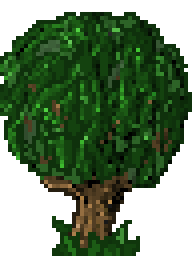
#> input picture scripts/carte/originaux/arbre_modele.png, 48 x 64 px (shown 4 times larger)
$ python arbre_clair.py 'écrit' assets/arbre_clair.png
#> lines starting #> are read from the running program, lines starting #| are printed output that depends on the picture
#> in main, modele is the input picture: PIL image 48x64 RGBA; mean R, G, B, A 19.2, 43.4, 13.2, 170.2
### scripts/pixel.py
# Outils communs à tous les générateurs d'images (scripts/<dossier>/*.py) : les chemins du
# dépôt, quelques aides de dessin au pixel (contour, mélange de couleurs, hasard fixe, aperçu
# agrandi…).
#
# Les générateurs se lancent depuis la racine du dépôt (python3 scripts/<dossier>/<fichier>.py) :
# Python ne voit alors que leur propre dossier. Chacun ajoute donc scripts/ au chemin avant
# d'importer ce module, par la même ligne :
#
#   sys.path.insert(0, os.path.join(os.path.dirname(os.path.abspath(__file__)), '..'))  # scripts/pixel.py
#
# (les modules d'un dossier qui ont leur propre commun.py — ville, infra — passent par lui).
# Seules les aides vraiment identiques d'un dossier à l'autre sont ici : les autres (planche(),
# tsx(), …) gardent leur version, propre à leur image.
import colorsys
import math
import os

from PIL import Image

ROOT = os.path.normpath(os.path.join(os.path.dirname(os.path.abspath(__file__)), '..'))
ASSETS = os.path.join(ROOT, 'assets')
T = 16                        # une tuile de la carte : 16 × 16 px

# Trame ordonnée 4 × 4 (seuils de 0 à 15) : un fondu tramé entre deux couleurs, sans demi-teinte.
BAYER = [[0, 8, 2, 10], [12, 4, 14, 6], [3, 11, 1, 9], [15, 7, 13, 5]]

# ---------- couleurs ----------

# [4 lines left out: function rgb, not called in this run]


def hls(c):
    """(r, g, b) de 0 à 255 -> (teinte, luminosité, saturation) de 0 à 1."""
    return colorsys.rgb_to_hls(*(v / 255 for v in c))


def mel(a, b, t):
    """De a (t = 0) à b (t = 1), en (r, g, b) : a + (b - a) × t."""
    return tuple(round(a[i] + (b[i] - a[i]) * t) for i in range(3))


# [10 lines left out: functions melange, hasard, not called in this run]


# ---------- images ----------

def contour(im, couleur, diagonales=False, seuil=0):
    """Un contour d'un pixel de `couleur` sur les pixels transparents qui touchent le dessin
    (haut, bas, gauche, droite, et les diagonales si `diagonales`). Un voisin compte s'il est plus
    opaque que `seuil`."""
    w, h = im.size
    src = im.load()
    out = im.copy()
    dst = out.load()
    vois = ((1, 0), (-1, 0), (0, 1), (0, -1)) + (((1, 1), (-1, -1), (1, -1), (-1, 1)) if diagonales else ())
    c = tuple(couleur[:3]) + (255,)
    for y in range(h):
        for x in range(w):
            if src[x, y][3]:
                continue
            if any(0 <= x + dx < w and 0 <= y + dy < h and src[x + dx, y + dy][3] > seuil for dx, dy in vois):
                dst[x, y] = c
    return out


# [30 lines left out: functions points, rangee, apercu, cote_a_cote, not called in this run]


def copie(g):
    """Une copie d'une grille de lettres (liste de rangées)."""
    return [row[:] for row in g]


# ---------- Tiled ----------

# [6 lines left out: function wangid, not called in this run]

### scripts/carte/arbre_clair.py
# Un arbre plus clair (pour l'herbe vive de herbe_chemin) et deux buissons tirés de son
# feuillage, à partir d'un arbre modèle.
#
#   python3 scripts/carte/arbre_clair.py            écrit assets/arbre_clair.png
#   python3 scripts/carte/arbre_clair.py --apercu   écrit aussi apercu_arbre_clair.png
#
# Modèle : scripts/carte/originaux/arbre_modele.png (48 × 64) — un feuillu très sombre, tronc
# brun, une touffe d'herbe au pied.
#
# assets/arbre_clair.png : trois dessins côte à côte, chacun dans une case de 48 × 64, posé pied
# au milieu du bas de sa case :
#   0 l'arbre : scripts/carte/originaux/arbre_feuillu.png (48 × 64), dessiné à la main, repris
#     tel quel (couleurs et contour compris) ;
#   1 un buisson rond (trois bosses), 2 un buisson large (six bosses) : des dômes éclairés en
#     haut à gauche, du feuillage de l'arbre modèle éclairci (chaque vert du modèle prend sa
#     place, selon sa luminosité, sur une rampe de verts tirée de l'herbe ; le relief est
#     gardé), contour sombre.
# assets/pin_clair.png : le pin (scripts/carte/originaux/pin_modele.png, 58 × 64) harmonisé de
# la même façon, sur une rampe un peu plus froide et profonde (un conifère, même famille).
# assets/arbre_clair_sp.png et assets/pin_clair_sp.png : 3 images d'inclinaison (le coup de
# hache) de l'arbre (48 × 64) et du pin (centré sur 64 × 64), avec une marge de chaque côté.
# Les ombres portées ne sont pas dans les dessins : le jeu (ou la carte) les pose au sol.
import colorsys
import math
import os
import sys

from PIL import Image

sys.path.insert(0, os.path.join(os.path.dirname(os.path.abspath(__file__)), '..'))  # scripts/pixel.py
from pixel import ASSETS, BAYER, ROOT, contour, hls  # noqa: E402
MODELE = os.path.join(ROOT, 'scripts', 'carte', 'originaux', 'arbre_modele.png')
ARBRE = os.path.join(ROOT, 'scripts', 'carte', 'originaux', 'arbre_feuillu.png')
SORTIE = os.path.join(ASSETS, 'arbre_clair.png')
CW, CH = 48, 64

# La rampe des verts, du plus sombre au plus clair : les verts de l'herbe (herbe_chemin),
# prolongés vers le sombre pour le cœur du feuillage.
RAMPE = [(6, 40, 8), (12, 66, 6), (22, 96, 6), (44, 128, 8), (74, 160, 10), (106, 190, 16),
         (140, 220, 36), (178, 244, 84)]
CONTOUR = (6, 40, 8)
# Le pin : une rampe un peu plus froide et plus profonde (un conifère), de la même famille.
RAMPE_PIN = [(4, 34, 18), (8, 56, 28), (14, 82, 36), (28, 112, 42), (52, 142, 48), (86, 174, 58),
             (124, 206, 80), (164, 232, 118)]
MODELE_PIN = os.path.join(ROOT, 'scripts', 'carte', 'originaux', 'pin_modele.png')
SORTIE_PIN = os.path.join(ASSETS, 'pin_clair.png')


def vert(c, hmax=170):
    h, l, s = hls(c)
    return 70 / 360 <= h <= hmax / 360 or (l < 0.05)


def sur_rampe(t, rampe=None):
    rampe = rampe or RAMPE
    t = max(0.0, min(1.0, t)) * (len(rampe) - 1)
    i = min(len(rampe) - 2, int(t))
    f = t - i
    return tuple(round(a * (1 - f) + b * f) for a, b in zip(rampe[i], rampe[i + 1]))


def eclaircir(modele, rampe=None, hmax=170, clarte=(0.08, 0.92, 0.85)):
    """L'arbre éclairci : les verts répartis sur la rampe selon leur rang de luminosité
    (l'ordre des tons, donc le relief, est gardé), le tronc un peu plus clair et plus chaud.
    hmax : la teinte la plus bleue encore comptée comme feuillage (le pin est bleuté) ;
    clarte : (départ, étendue, courbe) de la place sur la rampe selon le rang."""
#> called with hmax = 170, clarte = (0.08, 0.92, 0.85)
    px = modele.load()
    w, h = modele.size
#> w = 48; h = 64
    verts = sorted({px[x, y][:3] for y in range(h) for x in range(w) if px[x, y][3] and vert(px[x, y][:3], hmax)},
                   key=lambda c: hls(c)[1])
#> verts = 80 items, first 6: (0, 0, 0), (0, 1, 0), (5, 4, 2), (8, 8, 8), (4, 13, 3), (4, 15, 3)
    rang = {c: i / max(1, len(verts) - 1) for i, c in enumerate(verts)}
#> rang = 80 items
    out = Image.new('RGBA', (w, h))
#> out: PIL image 48x64 RGBA; every value is 0
    po = out.load()
    for y in range(h):
        for x in range(w):
            p = px[x, y]
            if not p[3]:
                continue
            c = p[:3]
            if c in rang:
                n = sur_rampe(clarte[0] + clarte[1] * rang[c] ** clarte[2], rampe)
            else:                                   # le tronc : plus clair, plus chaud
                hh, l, s = hls(c)
                r, g, b = colorsys.hls_to_rgb(hh, min(0.62, l * 1.35 + 0.04), min(1, s * 1.1))
                n = (round(r * 255), round(g * 255), round(b * 255))
            po[x, y] = n + (255,)
    return out


def buisson(texture, bosses, graine):
    """Un buisson : des bosses rondes (cx, cy, r en pixels, par rapport au pied), chacune un
    dôme éclairé du haut à gauche, le bord bosselé ; la couleur est celle du feuillage de
    l'arbre éclairci (texture), plus claire ou plus sombre selon la lumière ; contour sombre.
    Posé pied au milieu du bas d'une case CW × CH."""
#> called with graine = 3
    pt = texture.load()
    tw, th = texture.size
    cx0, base = CW // 2, CH - 2
    L = (-0.55, -0.75, 0.9)
    n = math.sqrt(sum(c * c for c in L))
    L = tuple(c / n for c in L)

    def haut(x, y):
        best = 0.0
        for (bx, by, r) in bosses:
            ax, ay = cx0 + bx, base + by
            a = math.atan2(y - ay, x - ax)
            rr = r * (1 + 0.07 * math.sin(a * 7 + graine) + 0.05 * math.sin(a * 11 + graine * 2))
            d2 = (x - ax) ** 2 + (y - ay) ** 2
            if d2 < rr * rr and y <= base:
                best = max(best, math.sqrt(rr * rr - d2))
        return best

    out = Image.new('RGBA', (CW, CH))
    for y in range(CH):
        for x in range(CW):
            hz = haut(x + 0.5, y + 0.5)
            if hz <= 0:
                continue
            gx = (haut(x + 1.1, y + 0.5) - haut(x - 0.1, y + 0.5)) / 1.2
            gy = (haut(x + 0.5, y + 1.1) - haut(x + 0.5, y - 0.1)) / 1.2
            nn = math.sqrt(gx * gx + gy * gy + 1)
            lam = (-gx * L[0] - gy * L[1] + L[2]) / nn
            c = pt[(x * 3 + graine * 5) % tw, (y + graine * 3) % th]
            if not c[3] or not vert(c[:3]):
                c = RAMPE[3] + (255,)
            k = 0.55 + 0.75 * max(0.0, lam) + (BAYER[y % 4][x % 4] / 16 - 0.5) * 0.12
            out.putpixel((x, y), tuple(min(255, round(v * k)) for v in c[:3]) + (255,))
    return contour(out, CONTOUR)       # il se détache de l'herbe vive


def planche(modele):
    # le houppier du modèle éclairci (le haut, sans le tronc) sert de texture aux buissons
    houppier = eclaircir(modele).crop((4, 4, 44, 40))
    rond = buisson(houppier, [(0, -10, 11), (-6, -5, 7), (6, -5, 7)], 3)
    large = buisson(houppier, [(-9, -8, 9), (8, -9, 10), (0, -14, 9), (-1, -5, 8), (14, -4, 6), (-15, -4, 5)], 7)
    out = Image.new('RGBA', (CW * 3, CH))
#> out: PIL image 144x64 RGBA; every value is 0
    arbre = Image.open(ARBRE).convert('RGBA')
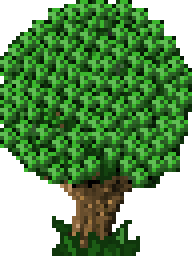
#> input picture scripts/carte/originaux/arbre_feuillu.png, 48 x 64 px (shown 4 times larger)
#> arbre is the input picture: PIL image 48x64 RGBA; mean R, G, B, A 34.2, 77.7, 26.1, 179.3
    assert arbre.size == (CW, CH), f'arbre_feuillu.png : {arbre.size}, il faut {CW} × {CH}'
    out.paste(arbre, (0, 0))
    out.alpha_composite(rond, (CW, 0))
    out.alpha_composite(large, (CW * 2, 0))
    return out


# L'inclinaison sous un coup de hache : l'arbre reste d'un seul bloc et penche, autour de son
# pied, d'INCLINAISON degrés. Trois images : droit, penché à droite, penché à gauche (le jeu les
# enchaîne : droite, milieu, gauche, milieu, droite, milieu ; CHOP_TREES dans farm-stage.js).
# Chaque image a MARGE px de plus de chaque côté : le houppier penché ne sort pas du cadre.
# La rotation se fait sur l'image agrandie ROT fois puis réduite (pas de pixels arrachés).
INCLINAISON = 3.5
MARGE = 4
ROT = 8


def inclinaison(img, pied_y):
    w, h = img.size
    W = w + 2 * MARGE
    out = Image.new('RGBA', (W * 3, h))
    for k, angle in enumerate((0, -INCLINAISON, INCLINAISON)):        # PIL : un angle positif tourne vers la gauche
        cadre = Image.new('RGBA', (W, h))
        cadre.alpha_composite(img, (MARGE, 0))
        if angle:
            grand = cadre.resize((W * ROT, h * ROT), Image.NEAREST)
            grand = grand.rotate(angle, resample=Image.NEAREST, center=(W * ROT / 2, pied_y * ROT))
            cadre = grand.resize((W, h), Image.NEAREST)
        out.alpha_composite(cadre, (k * W, 0))
    return out


def main():
    modele = Image.open(MODELE).convert('RGBA')
    img = planche(modele)
    img.save(SORTIE)
    print('assets/arbre_clair.png : arbre, buisson rond, buisson large (cases de 48 × 64)')
    pin0 = Image.open(MODELE_PIN).convert('RGBA')
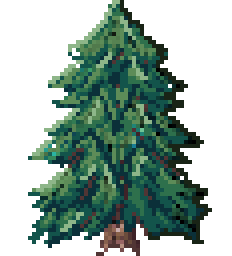
#> input picture scripts/carte/originaux/pin_modele.png, 58 x 64 px (shown 4 times larger)
#> pin0 is the input picture: PIL image 58x64 RGBA; mean R, G, B, A 22.7, 43.6, 34.4, 123.4
    pin = contour(eclaircir(pin0, RAMPE_PIN, 200, (0.04, 0.82, 1.2)), CONTOUR)      # un peu plus sombre que le feuillu
#> in eclaircir (call 2), `out = Image.new('RGBA', (w, h))`: out: PIL image 58x64 RGBA; every value is 0
    pin.save(SORTIE_PIN)
    print(f'assets/pin_clair.png : le pin harmonisé ({pin.width} × {pin.height}, pied au milieu du bas)')
#| assets/pin_clair.png : le pin harmonisé (58 × 64, pied au milieu du bas)
    # les feuilles d'inclinaison (hache) : l'arbre (48 × 64), le pin centré sur 64 × 64 ; pied
    # au bas de l'image
    inclinaison(img.crop((0, 0, CW, CH)), CH - 1).save(os.path.join(ASSETS, 'arbre_clair_sp.png'))
#> in inclinaison, `out = Image.new('RGBA', (W * 3, h))`: out: PIL image 168x64 RGBA; every value is 0
#> after the loop in inclinaison, `for k, angle in enumerate((0, -INCLINAISON, INCLINAISON)):`:
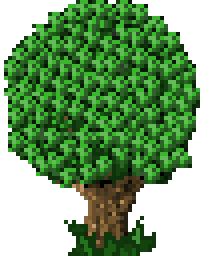
#> cadre: PIL image 56x64 RGBA (shown 4 times larger); mean R, G, B, A 29.3, 66.6, 22.4, 153.5; transparent parts drawn white
#> after the loop in inclinaison, `for k, angle in enumerate((0, -INCLINAISON, INCLINAISON)):`:
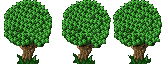
#> out: PIL image 168x64 RGBA; mean R, G, B, A 29.3, 66.6, 22.4, 153.6; transparent parts drawn white
    pin64 = Image.new('RGBA', (64, 64))
#> pin64: PIL image 64x64 RGBA; every value is 0
    pin64.alpha_composite(pin, ((64 - pin.width) // 2, 64 - pin.height))
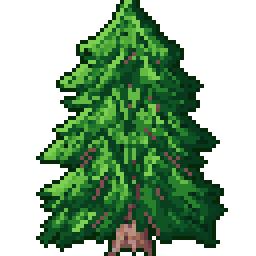
#> pin64: PIL image 64x64 RGBA (shown 4 times larger); mean R, G, B, A 20, 49.6, 20.6, 126.6; transparent parts drawn white
    inclinaison(pin64, 62).save(os.path.join(ASSETS, 'pin_clair_sp.png'))
#> call 2 of inclinaison, with pied_y = 62
#> in inclinaison (call 2), `out = Image.new('RGBA', (W * 3, h))`: out: PIL image 216x64 RGBA; every value is 0
#> after the loop in inclinaison (call 2), `for k, angle in enumerate((0, -INCLINAISON, INCLINAISON)):`:
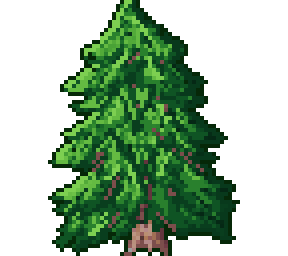
#> cadre: PIL image 72x64 RGBA (shown 4 times larger); mean R, G, B, A 17.8, 44.1, 18.3, 112.6; transparent parts drawn white
#> after the loop in inclinaison (call 2), `for k, angle in enumerate((0, -INCLINAISON, INCLINAISON)):`:
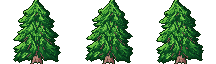
#> out: PIL image 216x64 RGBA; mean R, G, B, A 17.8, 44.1, 18.3, 112.6; transparent parts drawn white
    print(f'assets/arbre_clair_sp.png, assets/pin_clair_sp.png : 3 images (droit, à droite, à gauche), {MARGE} px de marge')
    if '--apercu' in sys.argv:
        herbe = Image.open(os.path.join(ASSETS, 'herbe_chemin.png')).convert('RGBA')
        fond = Image.new('RGBA', (CW * 4 + 2 * 60, CH))
        for y in range(0, CH, 16):
            for x in range(0, fond.width, 16):
                fond.paste(herbe.crop((x % 256, 0, x % 256 + 16, 16)), (x, y))
        fond.alpha_composite(modele, (0, 0))
        fond.alpha_composite(img, (CW, 0))
        fond.alpha_composite(pin0, (CW * 4, 0))
        fond.alpha_composite(pin, (CW * 4 + 60, 0))
        fond.resize((fond.width * 5, fond.height * 5), Image.NEAREST).save(os.path.join(ROOT, 'apercu_arbre_clair.png'))
        print('apercu_arbre_clair.png')


if __name__ == '__main__':
    main()
